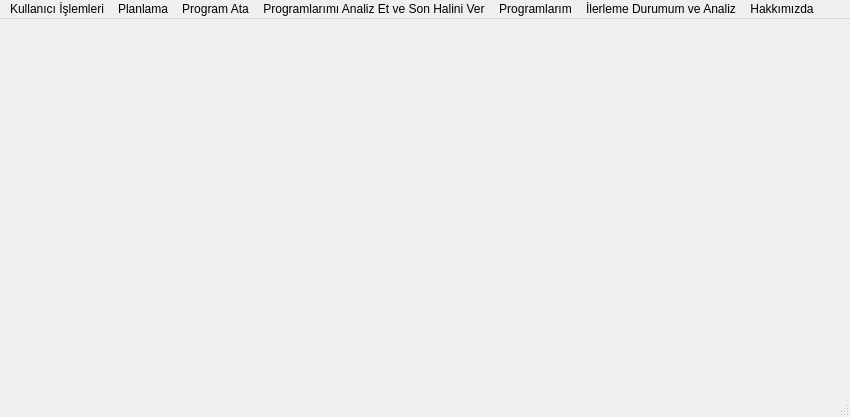
<?xml version="1.0" encoding="UTF-8"?>
<ui version="4.0">
 <author>Uzungöl Py Team</author>
 <class>mainWindow</class>
 <widget class="QMainWindow" name="mainWindow">
  <property name="windowModality">
   <enum>Qt::ApplicationModal</enum>
  </property>
  <property name="geometry">
   <rect>
    <x>0</x>
    <y>0</y>
    <width>850</width>
    <height>417</height>
   </rect>
  </property>
  <property name="windowTitle">
   <string>Benim İçin Kaydet</string>
  </property>
  <property name="iconSize">
   <size>
    <width>30</width>
    <height>30</height>
   </size>
  </property>
  <property name="dockNestingEnabled">
   <bool>false</bool>
  </property>
  <property name="unifiedTitleAndToolBarOnMac">
   <bool>false</bool>
  </property>
  <widget class="QWidget" name="centralwidget"/>
  <widget class="QMenuBar" name="menubar">
   <property name="geometry">
    <rect>
     <x>0</x>
     <y>0</y>
     <width>850</width>
     <height>21</height>
    </rect>
   </property>
   <widget class="QMenu" name="menuKullan_c_lemleri">
    <property name="title">
     <string>Kullanıcı İşlemleri</string>
    </property>
    <addaction name="actionKaydol"/>
    <addaction name="actionKullan_c_Ayarlar"/>
    <addaction name="actionGiri"/>
    <addaction name="action_k"/>
   </widget>
   <widget class="QMenu" name="menuPlanlama">
    <property name="title">
     <string>Planlama</string>
    </property>
    <widget class="QMenu" name="menuMatematik">
     <property name="title">
      <string>Matematik</string>
     </property>
     <addaction name="actionM_fredat_Y_kle"/>
     <addaction name="actionZaman_Atamas_Yap"/>
     <addaction name="actionKonu_al"/>
     <addaction name="actionKonu_G_r_nt_le"/>
    </widget>
    <widget class="QMenu" name="menuFen_Bilgisi">
     <property name="title">
      <string>Fen Bilgisi</string>
     </property>
     <addaction name="actionM_fredat_Y_kle_2"/>
     <addaction name="actionZaman_Atamas_Yap_2"/>
     <addaction name="actionKonu_al_2"/>
     <addaction name="actionKonu_G_r_nt_le_2"/>
    </widget>
    <widget class="QMenu" name="menuSosyal_Bilgisi">
     <property name="title">
      <string>Sosyal Bilgisi</string>
     </property>
     <addaction name="actionM_fredat_Y_kle_3"/>
     <addaction name="actionZaman_Atamas_Yap_3"/>
     <addaction name="actionKonu_al_3"/>
     <addaction name="actionKonu_G_r_nt_le_3"/>
    </widget>
    <widget class="QMenu" name="menuT_rk_e">
     <property name="title">
      <string>Türkçe</string>
     </property>
     <addaction name="actionM_fredat_Y_kle_4"/>
     <addaction name="actionZaman_Atamas_Yap_4"/>
     <addaction name="actionKonu_al_4"/>
     <addaction name="actionKonu_G_r_nt_le_4"/>
    </widget>
    <addaction name="menuMatematik"/>
    <addaction name="menuFen_Bilgisi"/>
    <addaction name="menuSosyal_Bilgisi"/>
    <addaction name="menuT_rk_e"/>
   </widget>
   <widget class="QMenu" name="menuProgram_Ata">
    <property name="title">
     <string>Program Ata</string>
    </property>
    <widget class="QMenu" name="menuS_navlar">
     <property name="title">
      <string>Sınavlar</string>
     </property>
     <addaction name="actionKonu_Testi"/>
     <addaction name="actionAlt_Konu_Testi"/>
     <addaction name="actionQuiz"/>
     <addaction name="actionDeneme_S_nav"/>
     <addaction name="actionOkul_S_nav"/>
    </widget>
    <addaction name="actionEBA"/>
    <addaction name="actionZoom"/>
    <addaction name="menuS_navlar"/>
   </widget>
   <widget class="QMenu" name="menuProgramlar_m_Analiz_Et_ve_Son_Halini_Ver">
    <property name="title">
     <string>Programlarımı Analiz Et ve Son Halini Ver</string>
    </property>
   </widget>
   <widget class="QMenu" name="menuProgramlar_m">
    <property name="title">
     <string>Programlarım</string>
    </property>
    <addaction name="actionG_nl_k_Program_m"/>
    <addaction name="actionHaftal_k_Program_m"/>
    <addaction name="actionAyl_k_Program_m"/>
    <addaction name="actionD_nemlik_Program_m"/>
    <addaction name="actionY_ll_k_Program_m"/>
   </widget>
   <widget class="QMenu" name="menu_lerleme_Durumum_ve_Analiz">
    <property name="title">
     <string>İlerleme Durumum ve Analiz</string>
    </property>
    <widget class="QMenu" name="menuMatematik_2">
     <property name="title">
      <string>Matematik</string>
     </property>
     <addaction name="actionS_nav_Analizi"/>
     <addaction name="actionKonu_Analizi"/>
     <addaction name="actionEksik_Konular"/>
     <addaction name="actionGenel_lerleme"/>
    </widget>
    <widget class="QMenu" name="menuFen_Bilgisi_2">
     <property name="title">
      <string>Fen Bilgisi</string>
     </property>
     <addaction name="actionS_nav_Analizi_2"/>
     <addaction name="actionKonu_Analizi_2"/>
     <addaction name="actionEksik_Konular_2"/>
     <addaction name="actionGenel_lerleme_2"/>
    </widget>
    <widget class="QMenu" name="menuSosyal_Bilimler">
     <property name="title">
      <string>Sosyal Bilimler</string>
     </property>
     <addaction name="actionS_nav_Analizi_3"/>
     <addaction name="actionKonu_Analizi_3"/>
     <addaction name="actionEksik_Konular_3"/>
     <addaction name="actionGenel_lerleme_3"/>
    </widget>
    <widget class="QMenu" name="menuT_rk_e_2">
     <property name="title">
      <string>Türkçe</string>
     </property>
     <addaction name="actionS_nav_Analizi_4"/>
     <addaction name="actionKonu_Analizi_4"/>
     <addaction name="actionEksik_Konular_4"/>
     <addaction name="actionGenel_lerleme_4"/>
    </widget>
    <addaction name="menuMatematik_2"/>
    <addaction name="menuFen_Bilgisi_2"/>
    <addaction name="menuSosyal_Bilimler"/>
    <addaction name="menuT_rk_e_2"/>
   </widget>
   <widget class="QMenu" name="menuHakk_m_zda">
    <property name="title">
     <string>Hakkımızda</string>
    </property>
    <addaction name="actionHakk_m_zda"/>
    <addaction name="actionGeli_tiriciler_in"/>
   </widget>
   <addaction name="menuKullan_c_lemleri"/>
   <addaction name="menuPlanlama"/>
   <addaction name="menuProgram_Ata"/>
   <addaction name="menuProgramlar_m_Analiz_Et_ve_Son_Halini_Ver"/>
   <addaction name="menuProgramlar_m"/>
   <addaction name="menu_lerleme_Durumum_ve_Analiz"/>
   <addaction name="menuHakk_m_zda"/>
  </widget>
  <widget class="QStatusBar" name="statusbar"/>
  <action name="actionKaydol">
   <property name="checkable">
    <bool>false</bool>
   </property>
   <property name="checked">
    <bool>false</bool>
   </property>
   <property name="text">
    <string>Kaydol</string>
   </property>
  </action>
  <action name="actionKullan_c_Ayarlar">
   <property name="text">
    <string>Kullanıcıı Ayarları</string>
   </property>
  </action>
  <action name="actionGiri">
   <property name="text">
    <string>Giriş</string>
   </property>
  </action>
  <action name="action_k">
   <property name="text">
    <string>Çıkış</string>
   </property>
  </action>
  <action name="actionM_fredat_Y_kle">
   <property name="text">
    <string>Müfredat Yükle</string>
   </property>
  </action>
  <action name="actionZaman_Atamas_Yap">
   <property name="text">
    <string>Zaman Ataması Yap</string>
   </property>
  </action>
  <action name="actionKonu_al">
   <property name="text">
    <string>Konu Çalış</string>
   </property>
  </action>
  <action name="actionKonu_G_r_nt_le">
   <property name="text">
    <string>Konu Görüntüle</string>
   </property>
  </action>
  <action name="actionM_fredat_Y_kle_2">
   <property name="text">
    <string>Müfredat Yükle</string>
   </property>
  </action>
  <action name="actionZaman_Atamas_Yap_2">
   <property name="text">
    <string>Zaman Ataması Yap</string>
   </property>
  </action>
  <action name="actionKonu_al_2">
   <property name="text">
    <string>Konu Çalış</string>
   </property>
  </action>
  <action name="actionKonu_G_r_nt_le_2">
   <property name="text">
    <string>Konu Görüntüle</string>
   </property>
  </action>
  <action name="actionM_fredat_Y_kle_3">
   <property name="text">
    <string>Müfredat Yükle</string>
   </property>
  </action>
  <action name="actionZaman_Atamas_Yap_3">
   <property name="text">
    <string>Zaman Ataması Yap</string>
   </property>
  </action>
  <action name="actionKonu_al_3">
   <property name="text">
    <string>Konu Çalış</string>
   </property>
  </action>
  <action name="actionKonu_G_r_nt_le_3">
   <property name="text">
    <string>Konu Görüntüle</string>
   </property>
  </action>
  <action name="actionM_fredat_Y_kle_4">
   <property name="text">
    <string>Müfredat Yükle</string>
   </property>
  </action>
  <action name="actionZaman_Atamas_Yap_4">
   <property name="text">
    <string>Zaman Ataması Yap</string>
   </property>
  </action>
  <action name="actionKonu_al_4">
   <property name="text">
    <string>Konu Çalış</string>
   </property>
  </action>
  <action name="actionKonu_G_r_nt_le_4">
   <property name="text">
    <string>Konu Görüntüle</string>
   </property>
  </action>
  <action name="actionEBA">
   <property name="text">
    <string>EBA</string>
   </property>
  </action>
  <action name="actionZoom">
   <property name="text">
    <string>Zoom</string>
   </property>
  </action>
  <action name="actionKonu_Testi">
   <property name="text">
    <string>Konu Testi</string>
   </property>
  </action>
  <action name="actionAlt_Konu_Testi">
   <property name="text">
    <string>Alt Konu Testi</string>
   </property>
  </action>
  <action name="actionQuiz">
   <property name="text">
    <string>Quiz</string>
   </property>
  </action>
  <action name="actionDeneme_S_nav">
   <property name="text">
    <string>Deneme Sınavı</string>
   </property>
  </action>
  <action name="actionOkul_S_nav">
   <property name="text">
    <string>Okul Sınavı</string>
   </property>
  </action>
  <action name="actionG_nl_k_Program_m">
   <property name="text">
    <string>Günlük Programım</string>
   </property>
  </action>
  <action name="actionHaftal_k_Program_m">
   <property name="text">
    <string>Haftalık Programım,</string>
   </property>
  </action>
  <action name="actionAyl_k_Program_m">
   <property name="text">
    <string>Aylık Programım</string>
   </property>
  </action>
  <action name="actionD_nemlik_Program_m">
   <property name="text">
    <string>Dönemlik Programım</string>
   </property>
  </action>
  <action name="actionY_ll_k_Program_m">
   <property name="text">
    <string>Yıllık Programım</string>
   </property>
  </action>
  <action name="actionS_nav_Analizi">
   <property name="text">
    <string>Sınav Analizi</string>
   </property>
  </action>
  <action name="actionKonu_Analizi">
   <property name="text">
    <string>Konu Analizi</string>
   </property>
  </action>
  <action name="actionEksik_Konular">
   <property name="text">
    <string>Eksik Konular</string>
   </property>
  </action>
  <action name="actionGenel_lerleme">
   <property name="text">
    <string>Genel İlerleme</string>
   </property>
  </action>
  <action name="actionS_nav_Analizi_2">
   <property name="text">
    <string>Sınav Analizi</string>
   </property>
  </action>
  <action name="actionKonu_Analizi_2">
   <property name="text">
    <string>Konu Analizi</string>
   </property>
  </action>
  <action name="actionEksik_Konular_2">
   <property name="text">
    <string>Eksik Konular</string>
   </property>
  </action>
  <action name="actionGenel_lerleme_2">
   <property name="text">
    <string>Genel İlerleme</string>
   </property>
  </action>
  <action name="actionS_nav_Analizi_3">
   <property name="text">
    <string>Sınav Analizi</string>
   </property>
  </action>
  <action name="actionKonu_Analizi_3">
   <property name="text">
    <string>Konu Analizi</string>
   </property>
  </action>
  <action name="actionEksik_Konular_3">
   <property name="text">
    <string>Eksik Konular</string>
   </property>
  </action>
  <action name="actionGenel_lerleme_3">
   <property name="text">
    <string>Genel İlerleme</string>
   </property>
  </action>
  <action name="actionS_nav_Analizi_4">
   <property name="text">
    <string>Sınav Analizi</string>
   </property>
  </action>
  <action name="actionKonu_Analizi_4">
   <property name="text">
    <string>Konu Analizi</string>
   </property>
  </action>
  <action name="actionEksik_Konular_4">
   <property name="text">
    <string>Eksik Konular</string>
   </property>
  </action>
  <action name="actionGenel_lerleme_4">
   <property name="text">
    <string>Genel İlerleme</string>
   </property>
  </action>
  <action name="actionHakk_m_zda">
   <property name="text">
    <string>Hakkımızda</string>
   </property>
  </action>
  <action name="actionVersiyon">
   <property name="text">
    <string>Versiyon</string>
   </property>
  </action>
  <action name="actionGeli_tiriciler_in">
   <property name="text">
    <string>Geliştiriciler İçin</string>
   </property>
  </action>
 </widget>
 <resources/>
 <connections/>
</ui>
